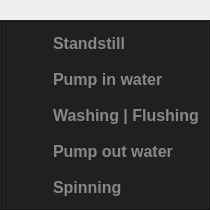
        <widget class="QFrame" name="states_fitting_fr">
         <property name="frameShape">
          <enum>QFrame::NoFrame</enum>
         </property>
         <property name="frameShadow">
          <enum>QFrame::Raised</enum>
         </property>
         <layout class="QHBoxLayout" name="horizontalLayout_15">
          <property name="leftMargin">
           <number>0</number>
          </property>
          <property name="topMargin">
           <number>20</number>
          </property>
          <property name="rightMargin">
           <number>0</number>
          </property>
          <property name="bottomMargin">
           <number>0</number>
          </property>
          <item>
           <widget class="QFrame" name="states_fr">
            <property name="sizePolicy">
             <sizepolicy hsizetype="Preferred" vsizetype="Maximum">
              <horstretch>0</horstretch>
              <verstretch>0</verstretch>
             </sizepolicy>
            </property>
            <property name="maximumSize">
             <size>
              <width>220</width>
              <height>250</height>
             </size>
            </property>
            <property name="styleSheet">
             <string notr="true">background-color: rgb(32, 31, 33);</string>
            </property>
            <property name="frameShape">
             <enum>QFrame::Box</enum>
            </property>
            <property name="frameShadow">
             <enum>QFrame::Raised</enum>
            </property>
            <layout class="QVBoxLayout" name="verticalLayout_5">
             <property name="leftMargin">
              <number>0</number>
             </property>
             <property name="topMargin">
              <number>2</number>
             </property>
             <property name="rightMargin">
              <number>0</number>
             </property>
             <property name="bottomMargin">
              <number>0</number>
             </property>
             <item alignment="Qt::AlignVCenter">
              <widget class="QFrame" name="standstill_fr">
               <property name="sizePolicy">
                <sizepolicy hsizetype="Preferred" vsizetype="Preferred">
                 <horstretch>0</horstretch>
                 <verstretch>0</verstretch>
                </sizepolicy>
               </property>
               <property name="minimumSize">
                <size>
                 <width>0</width>
                 <height>0</height>
                </size>
               </property>
               <property name="frameShape">
                <enum>QFrame::NoFrame</enum>
               </property>
               <property name="frameShadow">
                <enum>QFrame::Raised</enum>
               </property>
               <layout class="QHBoxLayout" name="horizontalLayout_5">
                <property name="leftMargin">
                 <number>15</number>
                </property>
                <property name="topMargin">
                 <number>5</number>
                </property>
                <property name="rightMargin">
                 <number>9</number>
                </property>
                <property name="bottomMargin">
                 <number>0</number>
                </property>
                <item>
                 <widget class="QLabel" name="standstill_light">
                  <property name="enabled">
                   <bool>false</bool>
                  </property>
                  <property name="minimumSize">
                   <size>
                    <width>30</width>
                    <height>30</height>
                   </size>
                  </property>
                  <property name="maximumSize">
                   <size>
                    <width>30</width>
                    <height>30</height>
                   </size>
                  </property>
                  <property name="text">
                   <string/>
                  </property>
                  <property name="pixmap">
                   <pixmap resource="icons/icons.qrc">:/icons/lampe_1.png</pixmap>
                  </property>
                  <property name="scaledContents">
                   <bool>true</bool>
                  </property>
                 </widget>
                </item>
                <item alignment="Qt::AlignVCenter">
                 <widget class="QLabel" name="standstill_lbl">
                  <property name="font">
                   <font>
                    <pointsize>12</pointsize>
                    <bold>true</bold>
                   </font>
                  </property>
                  <property name="styleSheet">
                   <string notr="true">color: rgb(136, 136, 136);</string>
                  </property>
                  <property name="text">
                   <string>Standstill</string>
                  </property>
                  <property name="alignment">
                   <set>Qt::AlignLeading|Qt::AlignLeft|Qt::AlignVCenter</set>
                  </property>
                  <property name="wordWrap">
                   <bool>false</bool>
                  </property>
                 </widget>
                </item>
               </layout>
              </widget>
             </item>
             <item>
              <widget class="QFrame" name="pump_in_fr">
               <property name="sizePolicy">
                <sizepolicy hsizetype="Preferred" vsizetype="Preferred">
                 <horstretch>0</horstretch>
                 <verstretch>0</verstretch>
                </sizepolicy>
               </property>
               <property name="minimumSize">
                <size>
                 <width>0</width>
                 <height>0</height>
                </size>
               </property>
               <property name="frameShape">
                <enum>QFrame::NoFrame</enum>
               </property>
               <property name="frameShadow">
                <enum>QFrame::Raised</enum>
               </property>
               <layout class="QHBoxLayout" name="horizontalLayout_17">
                <property name="leftMargin">
                 <number>15</number>
                </property>
                <property name="topMargin">
                 <number>0</number>
                </property>
                <property name="rightMargin">
                 <number>9</number>
                </property>
                <property name="bottomMargin">
                 <number>0</number>
                </property>
                <item>
                 <widget class="QLabel" name="pump_in_light">
                  <property name="enabled">
                   <bool>false</bool>
                  </property>
                  <property name="minimumSize">
                   <size>
                    <width>30</width>
                    <height>30</height>
                   </size>
                  </property>
                  <property name="maximumSize">
                   <size>
                    <width>30</width>
                    <height>30</height>
                   </size>
                  </property>
                  <property name="text">
                   <string/>
                  </property>
                  <property name="pixmap">
                   <pixmap resource="icons/icons.qrc">:/icons/lampe_1.png</pixmap>
                  </property>
                  <property name="scaledContents">
                   <bool>true</bool>
                  </property>
                 </widget>
                </item>
                <item alignment="Qt::AlignVCenter">
                 <widget class="QLabel" name="pump_in_lbl">
                  <property name="font">
                   <font>
                    <pointsize>12</pointsize>
                    <bold>true</bold>
                   </font>
                  </property>
                  <property name="styleSheet">
                   <string notr="true">color: rgb(136, 136, 136);</string>
                  </property>
                  <property name="text">
                   <string>Pump in water</string>
                  </property>
                  <property name="alignment">
                   <set>Qt::AlignLeading|Qt::AlignLeft|Qt::AlignVCenter</set>
                  </property>
                  <property name="wordWrap">
                   <bool>false</bool>
                  </property>
                 </widget>
                </item>
               </layout>
              </widget>
             </item>
             <item alignment="Qt::AlignVCenter">
              <widget class="QFrame" name="washing_fr">
               <property name="frameShape">
                <enum>QFrame::NoFrame</enum>
               </property>
               <property name="frameShadow">
                <enum>QFrame::Raised</enum>
               </property>
               <layout class="QHBoxLayout" name="horizontalLayout_10">
                <property name="leftMargin">
                 <number>15</number>
                </property>
                <property name="topMargin">
                 <number>0</number>
                </property>
                <property name="bottomMargin">
                 <number>0</number>
                </property>
                <item>
                 <widget class="QLabel" name="washing_light">
                  <property name="enabled">
                   <bool>false</bool>
                  </property>
                  <property name="minimumSize">
                   <size>
                    <width>30</width>
                    <height>30</height>
                   </size>
                  </property>
                  <property name="maximumSize">
                   <size>
                    <width>30</width>
                    <height>30</height>
                   </size>
                  </property>
                  <property name="text">
                   <string/>
                  </property>
                  <property name="pixmap">
                   <pixmap resource="icons/icons.qrc">:/icons/lampe_1.png</pixmap>
                  </property>
                  <property name="scaledContents">
                   <bool>true</bool>
                  </property>
                 </widget>
                </item>
                <item alignment="Qt::AlignVCenter">
                 <widget class="QLabel" name="washing_lbl">
                  <property name="font">
                   <font>
                    <pointsize>12</pointsize>
                    <bold>true</bold>
                   </font>
                  </property>
                  <property name="styleSheet">
                   <string notr="true">color: rgb(136, 136, 136);</string>
                  </property>
                  <property name="text">
                   <string>Washing | Flushing</string>
                  </property>
                 </widget>
                </item>
               </layout>
              </widget>
             </item>
             <item>
              <widget class="QFrame" name="pump_out_fr">
               <property name="frameShape">
                <enum>QFrame::NoFrame</enum>
               </property>
               <property name="frameShadow">
                <enum>QFrame::Raised</enum>
               </property>
               <layout class="QHBoxLayout" name="horizontalLayout_9">
                <property name="leftMargin">
                 <number>15</number>
                </property>
                <property name="topMargin">
                 <number>0</number>
                </property>
                <property name="bottomMargin">
                 <number>0</number>
                </property>
                <item>
                 <widget class="QLabel" name="pump_out_light">
                  <property name="enabled">
                   <bool>false</bool>
                  </property>
                  <property name="minimumSize">
                   <size>
                    <width>30</width>
                    <height>30</height>
                   </size>
                  </property>
                  <property name="maximumSize">
                   <size>
                    <width>30</width>
                    <height>30</height>
                   </size>
                  </property>
                  <property name="text">
                   <string/>
                  </property>
                  <property name="pixmap">
                   <pixmap resource="icons/icons.qrc">:/icons/lampe_1.png</pixmap>
                  </property>
                  <property name="scaledContents">
                   <bool>true</bool>
                  </property>
                 </widget>
                </item>
                <item alignment="Qt::AlignVCenter">
                 <widget class="QLabel" name="pump_out_lbl">
                  <property name="font">
                   <font>
                    <pointsize>12</pointsize>
                    <bold>true</bold>
                   </font>
                  </property>
                  <property name="styleSheet">
                   <string notr="true">color: rgb(136, 136, 136);</string>
                  </property>
                  <property name="text">
                   <string>Pump out water</string>
                  </property>
                 </widget>
                </item>
               </layout>
              </widget>
             </item>
             <item>
              <widget class="QFrame" name="spinning_fr">
               <property name="frameShape">
                <enum>QFrame::NoFrame</enum>
               </property>
               <property name="frameShadow">
                <enum>QFrame::Raised</enum>
               </property>
               <layout class="QHBoxLayout" name="horizontalLayout_8">
                <property name="leftMargin">
                 <number>15</number>
                </property>
                <property name="topMargin">
                 <number>0</number>
                </property>
                <property name="bottomMargin">
                 <number>5</number>
                </property>
                <item>
                 <widget class="QLabel" name="spinning_light">
                  <property name="enabled">
                   <bool>false</bool>
                  </property>
                  <property name="minimumSize">
                   <size>
                    <width>30</width>
                    <height>30</height>
                   </size>
                  </property>
                  <property name="maximumSize">
                   <size>
                    <width>30</width>
                    <height>30</height>
                   </size>
                  </property>
                  <property name="text">
                   <string/>
                  </property>
                  <property name="pixmap">
                   <pixmap resource="icons/icons.qrc">:/icons/lampe_1.png</pixmap>
                  </property>
                  <property name="scaledContents">
                   <bool>true</bool>
                  </property>
                 </widget>
                </item>
                <item alignment="Qt::AlignVCenter">
                 <widget class="QLabel" name="spinning_lbl">
                  <property name="font">
                   <font>
                    <pointsize>12</pointsize>
                    <bold>true</bold>
                   </font>
                  </property>
                  <property name="styleSheet">
                   <string notr="true">color: rgb(136, 136, 136);</string>
                  </property>
                  <property name="text">
                   <string>Spinning</string>
                  </property>
                 </widget>
                </item>
               </layout>
              </widget>
             </item>
            </layout>
           </widget>
          </item>
         </layout>
        </widget>
